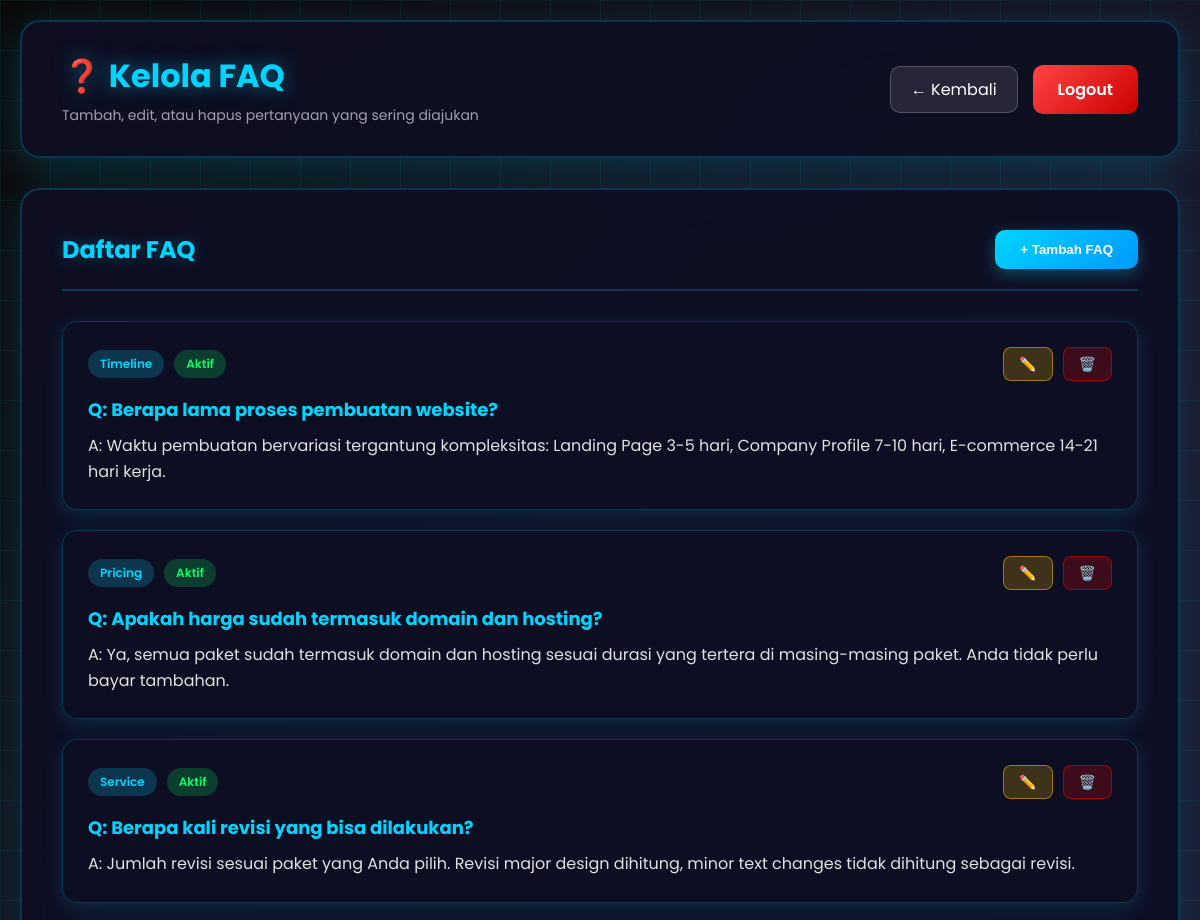
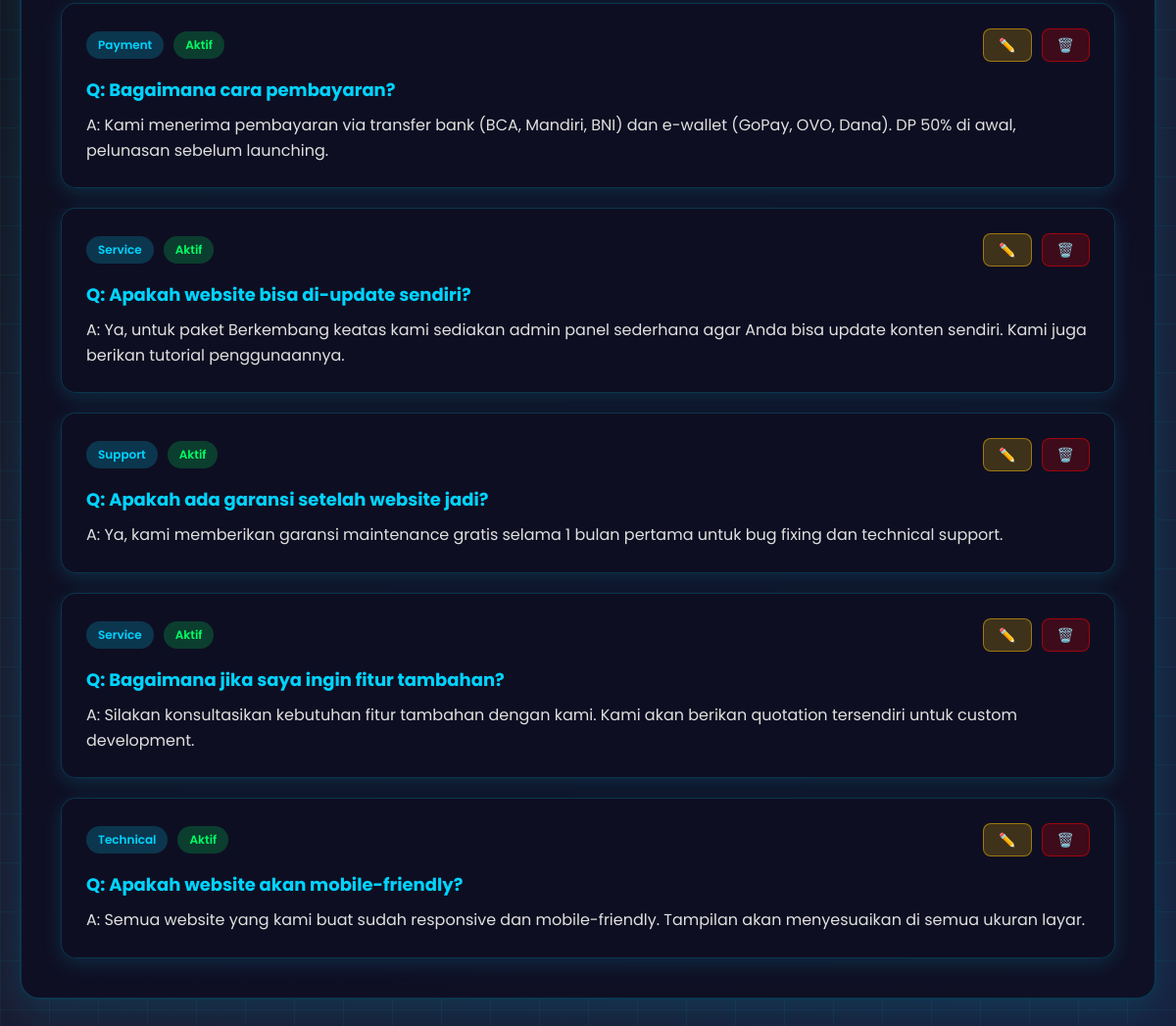
/admin/manage_faq.php (signed in), run on the app's committed database (2 pictures, top to bottom).
### tables this page shows
CREATE TABLE `faq` (
  `id` int(11) NOT NULL,
  `question` text NOT NULL,
  `answer` text NOT NULL,
  `category` varchar(50) DEFAULT 'General',
  `is_active` tinyint(1) DEFAULT 1,
  `display_order` int(11) DEFAULT 0,
  `created_at` timestamp NOT NULL DEFAULT current_timestamp()
);

### admin/manage_faq.php (the view, shortened to what this page needs)
<?php
require_once '../config/database.php';
$faqs = [];
$result = $conn->query("SELECT * FROM faq ORDER BY display_order, id");
while ($row = $result->fetch_assoc()) {
    $faqs[] = $row;
}
?>
<!DOCTYPE html>
<html lang="id">
<head>
    <link rel="stylesheet" href="../css/admin.css">
</head>
<body>
    <div id="particles-js"></div>
    <div class="admin-container">
        <header class="admin-header">
            <div class="header-left">
                <h1>❓ Kelola FAQ</h1>
                <p>Tambah, edit, atau hapus pertanyaan yang sering diajukan</p>
            </div>
            <div class="header-right">
                <a href="dashboard.php" class="btn-back">← Kembali</a>
                <a href="logout.php" class="btn-logout">Logout</a>
            </div>
        </header>
        <div class="content-section">
            <div class="section-header">
                <h2>Daftar FAQ</h2>
                <button class="btn-add" onclick="showAddModal()">+ Tambah FAQ</button>
            </div>
            <div class="faq-list">
                <?php foreach($faqs as $item): ?>
                <div class="faq-item" data-id="<?php echo $item['id']; ?>">
                    <div class="faq-header">
                        <div class="faq-info">
                            <span class="badge"><?php echo htmlspecialchars($item['category']); ?></span>
                            <span class="status-badge <?php echo $item['is_active'] ? 'active' : 'inactive'; ?>">
                                <?php echo $item['is_active'] ? 'Aktif' : 'Tidak Aktif'; ?>
                            </span>
                        </div>
                        <div class="faq-actions">
                            <button class="btn-edit" onclick="editFaq(<?php echo $item['id']; ?>)">✏️</button>
                            <button class="btn-delete" onclick="deleteFaq(<?php echo $item['id']; ?>)">🗑️</button>
                        </div>
                    </div>
                    <div class="faq-content">
                        <h3>Q: <?php echo htmlspecialchars($item['question']); ?></h3>
                        <p>A: <?php echo htmlspecialchars($item['answer']); ?></p>
                    </div>
                </div>
                <?php endforeach; ?>
            </div>
        </div>
    </div>
</body>
</html>

### css/admin.css (style rules this page uses)
* { margin: 0; padding: 0; box-sizing: border-box; }
body { font-family: 'Poppins', sans-serif; background: linear-gradient(135deg, #0a0a0a 0%, #1a1a2e 50%, #16213e 100%); min-height: 100vh; color: white; overflow-x: hidden; }
#particles-js { position: fixed; width: 100%; height: 100%; top: 0; left: 0; z-index: 0; }
.admin-container { position: relative; z-index: 10; max-width: 1400px; margin: 0 auto; padding: 20px; }
.admin-header { background: rgba(15, 15, 35, 0.9); backdrop-filter: blur(20px); border-radius: 20px; padding: 30px 40px; margin-bottom: 30px; display: flex; justify-content: space-between; align-items: center; box-shadow: 0 10px 40px rgba(0, 212, 255, 0.2); border: 2px solid rgba(0, 212, 255, 0.2); animation: slideDown 0.5s ease; }
.header-left h1 { font-size: 32px; color: #00d4ff; margin-bottom: 5px; text-shadow: 0 0 20px rgba(0, 212, 255, 0.5); }
.header-left p { color: #a0a0b0; font-size: 14px; }
.header-right { display: flex; gap: 15px; align-items: center; }
.btn-logout { padding: 12px 25px; background: linear-gradient(135deg, #ff4444, #cc0000); border: none; border-radius: 10px; color: white; font-weight: 600; cursor: pointer; transition: all 0.3s ease; text-decoration: none; display: inline-block; }
.content-section { background: rgba(15, 15, 35, 0.9); backdrop-filter: blur(20px); border-radius: 20px; padding: 40px; margin-bottom: 30px; box-shadow: 0 10px 40px rgba(0, 212, 255, 0.15); border: 2px solid rgba(0, 212, 255, 0.2); animation: fadeInUp 0.6s ease; animation-fill-mode: both; }
.content-section:nth-child(2) { animation-delay: 0.1s; }
.section-header { display: flex; justify-content: space-between; align-items: center; margin-bottom: 30px; padding-bottom: 20px; border-bottom: 2px solid rgba(0, 212, 255, 0.2); }
.section-header h2 { color: #00d4ff; font-size: 24px; text-shadow: 0 0 15px rgba(0, 212, 255, 0.3); }
.badge { display: inline-block; padding: 5px 12px; background: rgba(0, 212, 255, 0.2); color: #00d4ff; border-radius: 20px; font-size: 12px; font-weight: 600; }
.status-badge { display: inline-block; padding: 5px 12px; border-radius: 20px; font-size: 12px; font-weight: 600; }
.status-badge.active { background: rgba(0, 255, 100, 0.2); color: #00ff64; }
.btn-add { padding: 12px 25px; background: linear-gradient(135deg, #00d4ff, #0099ff); border: none; border-radius: 10px; color: white; font-weight: 600; cursor: pointer; transition: all 0.3s ease; box-shadow: 0 5px 15px rgba(0, 212, 255, 0.3); }
.btn-back { padding: 10px 20px; background: rgba(255, 255, 255, 0.1); border: 1px solid rgba(255, 255, 255, 0.2); border-radius: 10px; color: white; text-decoration: none; transition: all 0.3s ease; }
.btn-edit { padding: 8px 15px; background: rgba(255, 193, 7, 0.2); border: 1px solid rgba(255, 193, 7, 0.5); border-radius: 8px; color: #ffc107; cursor: pointer; transition: all 0.3s ease; font-size: 14px; }
.btn-delete { padding: 8px 15px; background: rgba(255, 0, 0, 0.2); border: 1px solid rgba(255, 0, 0, 0.5); border-radius: 8px; color: #ff6464; cursor: pointer; transition: all 0.3s ease; font-size: 14px; }
.faq-list { display: flex; flex-direction: column; gap: 20px; }
.faq-item { background: rgba(15, 15, 35, 0.9); backdrop-filter: blur(20px); border-radius: 15px; padding: 25px; border: 1px solid rgba(0, 212, 255, 0.2); box-shadow: 0 5px 20px rgba(0, 212, 255, 0.15); transition: all 0.3s ease; }
.faq-header { display: flex; justify-content: space-between; align-items: center; margin-bottom: 15px; }
.faq-info { display: flex; gap: 10px; }
.faq-actions { display: flex; gap: 10px; }
.faq-content h3 { color: #00d4ff; margin-bottom: 10px; font-size: 18px; }
.faq-content p { color: #e0e0e0; line-height: 1.6; }

### data on the page
faq: category "Timeline", is_active "Aktif", question "Berapa lama proses pembuatan website?", answer "Waktu pembuatan bervariasi tergantung kompleksitas: Landing Page 3-5 hari, Company Profile 7-10 hari, E-commerce 14-21 hari kerja."
faq: category "Pricing", is_active "Aktif", question "Apakah harga sudah termasuk domain dan hosting?", answer "Ya, semua paket sudah termasuk domain dan hosting sesuai durasi yang tertera di masing-masing paket. Anda tidak perlu bayar tambahan."
faq: category "Service", is_active "Aktif", question "Berapa kali revisi yang bisa dilakukan?", answer "Jumlah revisi sesuai paket yang Anda pilih. Revisi major design dihitung, minor text changes tidak dihitung sebagai revisi."
faq: category "Payment", is_active "Aktif", question "Bagaimana cara pembayaran?", answer "Kami menerima pembayaran via transfer bank (BCA, Mandiri, BNI) dan e-wallet (GoPay, OVO, Dana). DP 50% di awal, pelunasan sebelum launching."
faq: category "Service", is_active "Aktif", question "Apakah website bisa di-update sendiri?", answer "Ya, untuk paket Berkembang keatas kami sediakan admin panel sederhana agar Anda bisa update konten sendiri. Kami juga berikan tutorial penggunaannya."
faq: category "Support", is_active "Aktif", question "Apakah ada garansi setelah website jadi?", answer "Ya, kami memberikan garansi maintenance gratis selama 1 bulan pertama untuk bug fixing dan technical support."
faq: category "Service", is_active "Aktif", question "Bagaimana jika saya ingin fitur tambahan?", answer "Silakan konsultasikan kebutuhan fitur tambahan dengan kami. Kami akan berikan quotation tersendiri untuk custom development."
faq: category "Technical", is_active "Aktif", question "Apakah website akan mobile-friendly?", answer "Semua website yang kami buat sudah responsive dan mobile-friendly. Tampilan akan menyesuaikan di semua ukuran layar."
